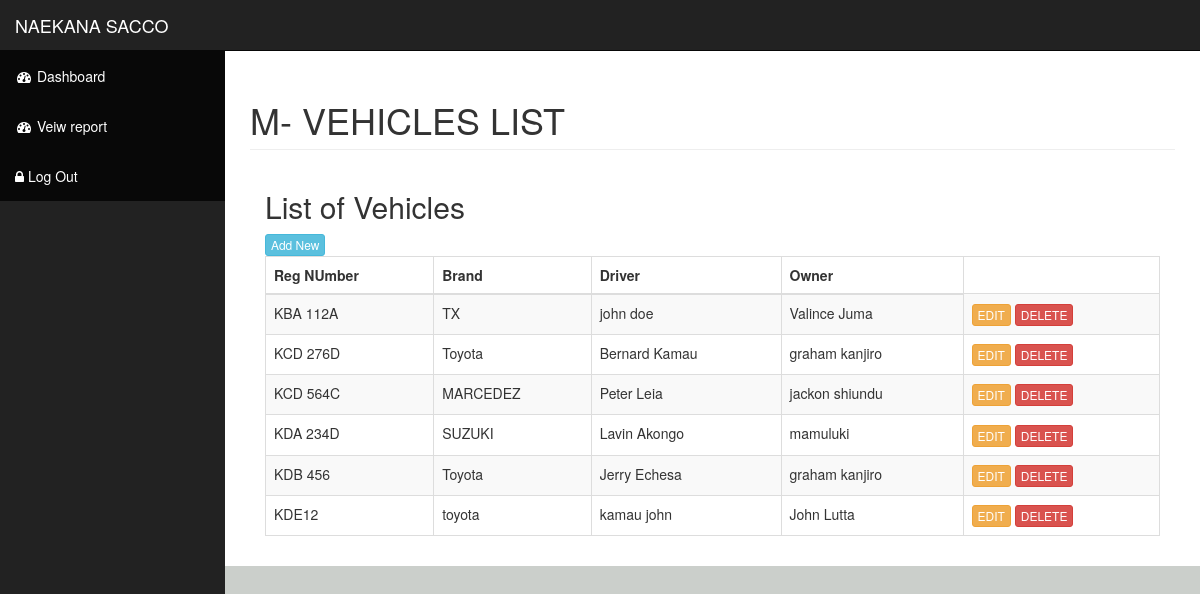
The page /vehicles.php (signed in) on the database its author committed.
### tables this page shows
CREATE TABLE `vehicles` (
  `numberplate` varchar(50) NOT NULL,
  `brand` varchar(50) NOT NULL,
  `driver` varchar(100) NOT NULL,
  `owner` varchar(100) NOT NULL
);

### vehicles.php (the view, shortened to what this page needs)
<?php
       include('connection.php');
       include('header.php');
        ?>
<body>
    <div id="wrapper">
        <?php include_once('nav.php')?>
        <div id="page-wrapper">
            <div class="container-fluid h-">
                <div class="row">
                    <div class="col-lg-12">
                        <h1 class="page-header">
                            M- VEHICLES LIST
                        </h1>
                    </div>
                </div>
                <div class="col-lg-12">
                    <h2>List of Vehicles</h2> <a href="addvehicle.php" type="button" class="btn btn-xs btn-info">Add
                        New</a>
                    <div class="table-responsive">
                        <table class="table table-bordered table-hover table-striped">
                            <thead>
                                <tr>
                                    <th>Reg NUmber</th>
                                    <th>Brand</th>
                                    <th>Driver</th>
                                    <th>Owner</th>
                                </tr>
                            </thead>
                            <tbody>
                                <?php
                $query = 'SELECT * FROM vehicles';
                    $result = mysqli_query($db, $query) or die (mysqli_error($db));
                        while ($row = mysqli_fetch_assoc($result)) {
                            echo '<tr>';
                            echo '<td>'. $row['numberplate'].'</td>';
                            echo '<td>'. $row['brand'].'</td>';
                            echo '<td>'. $row['driver'].'</td>';
                            echo '<td>'. $row['owner'].'</td>';
                            echo '<td> <a  type="button" class="btn btn-xs btn-warning" href="addvehicle.php?action=edit & numberplate='.$row['numberplate'] . '"> EDIT </a> ';
                            echo ' <a  type="button" class="btn btn-xs btn-danger" href="del.php?type=deletevehicle&numberplate=' . $row['numberplate'] . '">DELETE </a> </td>';
                            echo '</tr> ';
                }
            ?>
                            </tbody>
                        </table>
                    </div>
                </div>
            </div>
        </div>
    </div>

### css/sb-admin.css (style rules this page uses)
body { margin-top: 100px; background-color: #cbcfcb; }
@media (min-width:768px) { body { margin-top: 50px; } }
#wrapper { padding-left: 0; }
#page-wrapper { width: 100%; padding: 0; background-color: #fff; }
@media (min-width:768px) { #wrapper { padding-left: 225px; } }
@media (min-width:768px) { #page-wrapper { padding: 10px; } }

### rows shown on the page
vehicles: numberplate "KBA 112A", brand "TX", driver "john doe", owner "Valince Juma"
vehicles: numberplate "KCD 276D", brand "Toyota", driver "Bernard Kamau", owner "graham kanjiro"
vehicles: numberplate "KCD 564C", brand "MARCEDEZ", driver "Peter Leia", owner "jackon shiundu"
vehicles: numberplate "KDA 234D", brand "SUZUKI", driver "Lavin Akongo", owner "mamuluki"
vehicles: numberplate "KDB 456", brand "Toyota", driver "Jerry Echesa", owner "graham kanjiro"
vehicles: numberplate "KDE12", brand "toyota", driver "kamau john", owner "John Lutta"
